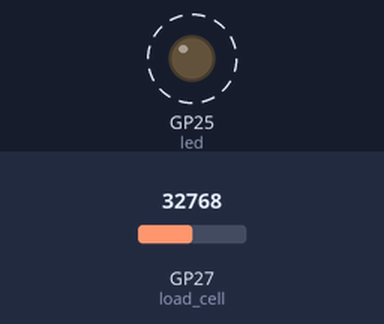
A program run on a simulated Raspberry Pi Pico running MicroPython. Shown: output pins drawn as LEDs (lit = HIGH). Dashed ring = blinking. The inputs (shaded band) are chosen by the test bench; at power-on: GP27 (load_cell) = 32768 (analog values on the 0–65535 scale). WiFi joins after 1.5 s; no MQTT or app messages arrive unless stated; what the program prints to the serial console is not drawn.

Above: at 14.3 s.
Timing chart, 0 to 17.2 s (numbered marks = the images above):
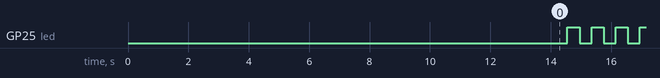

The program:

main.py
```python
# RPI Pico W Pinout reference: https://www.raspberrypi.com/documentation/microcontrollers/raspberry-pi-pico.html#pinout-and-design-files-2

# Imports
import network, time
from machine import Pin, Timer
from mqtt import MQTTClient

#######################################

SSID = 'netis_3AACDE'
PASS = 'password'

#######################################

mqtt_server = '192.168.1.2' # Broker
client_id = 'rpi_pico_2'
topic_pub = b'prj3c_test_2' # Topic

# Create MQTT client object
client = MQTTClient(client_id, mqtt_server, keepalive=3600)

#######################################

# LED
led = machine.Pin('WL_GPIO0', machine.Pin.OUT) # On-board LED
timer = Timer()

# Load Cell ADC
load_cell = machine.ADC(27) # ADC1 / GP27

#######################################

def blink(timer):
    led.toggle()

def connect_wifi():
    wlan = network.WLAN(network.STA_IF)
    wlan.active(True)
    while not wlan.isconnected():
        try:
            print('connecting to network...')
            wlan.connect(SSID, PASS)
            time.sleep(2)
        except OSError:
            pass
        print('failed to connect to the network. reattempting...')
        time.sleep(10)
    print('connected to wireless:', wlan.ifconfig(), '\n')

def connect_broker():
    try:
        print('connecting to broker...')
        client.connect()
        print('connected to broker', mqtt_server, '\n')
        time.sleep(2)

    except OSError:
        print('failed to connect to the broker. reconnecting...')
        time.sleep(5)
        connect_broker()

def transmit_data():
    conversion = 4 * (200 / 65535)
    while True:
        raw_data = load_cell.read_u16()
        converted_data = raw_data * conversion
        data = bytes(str(converted_data), 'utf-8')
        print('Sending: ', data, ' (converted: ', converted_data, ', raw: ', raw_data, ')')
        client.publish(topic_pub, data)
        print('sent.')
        time.sleep(2)

#######################################
# Start
#######################################

# Connect
connect_wifi()
connect_broker()

# Begin LED blink
timer.init(freq=2.5, mode=Timer.PERIODIC, callback=blink)

# Begin Load Cell Transmission
transmit_data()
```

Measured:
- by itself, GP25 (led): alternates HIGH for 0.40 s and LOW for 0.40 s
